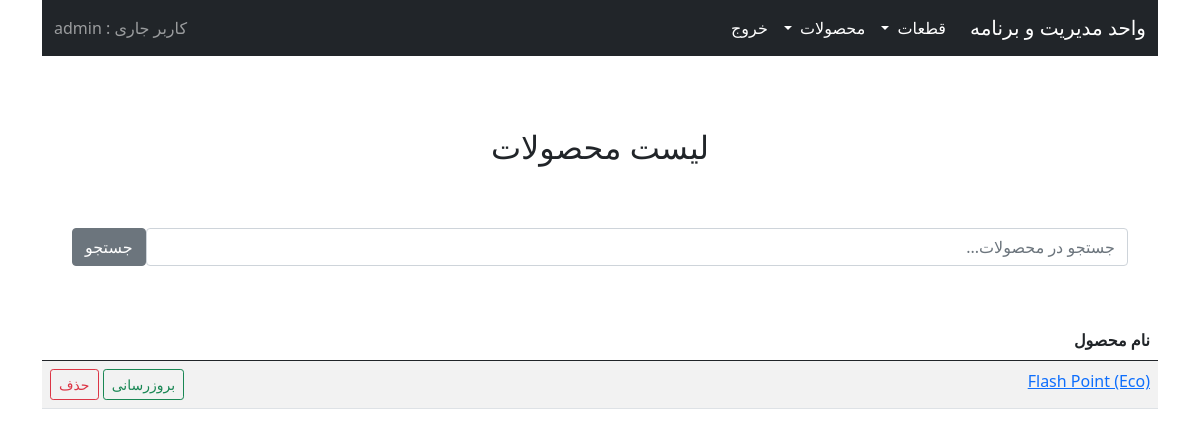
Before: /support/products/list/ (signed in) with the older database file.
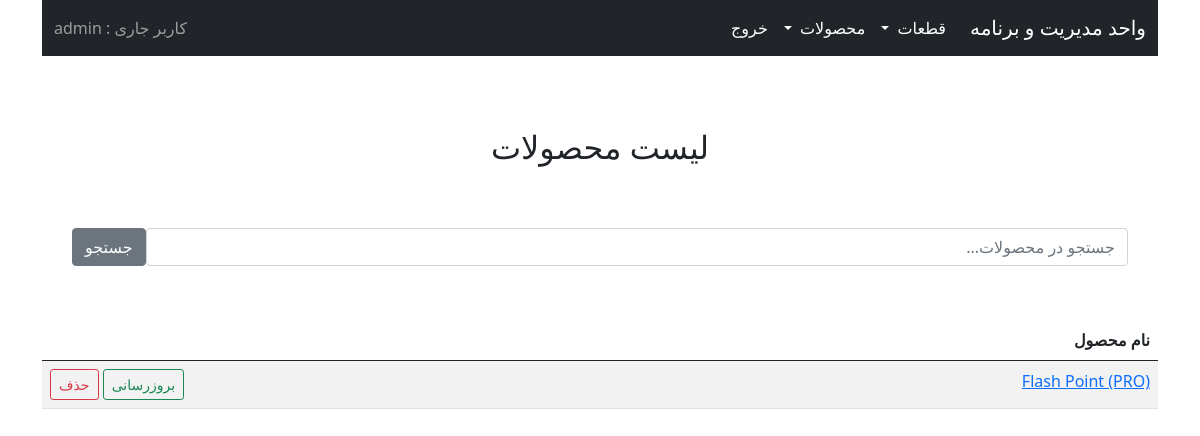
After: the same page with the newer database file.
### support/models.py (models this page shows)
class Product(models.Model):
    product_models = (
        ('BASIC', 'BASIC'),
        ('ECO', 'ECONOMY'),
        ('PRO', 'PROFESSIONAL'),
        ('FULL', 'FULL'),
    )
    product_name = models.CharField(verbose_name=_('product name'), max_length=200)
    product_model = models.CharField(verbose_name=_('Product model'), max_length=200, choices=product_models, default='eco')
    product_part = models.ManyToManyField(Part, through='PartPack', blank=True)
    class Meta:
        verbose_name = _('product')
        verbose_name_plural = _('products')
    def __str__(self):
        return "%s (%s)" % (self.product_name, self.product_model)

### support/views.py (the view)
# urls.py: path('products/list/', views.product_list, name='product-list'),
def product_list(request):
    if request.method == 'POST':
        searched_item = request.POST['searched_item']
        products_list = Product.objects.filter(Q(product_name__contains=searched_item)).order_by('product_name')
    else:
        products_list = Product.objects.all().order_by('product_name')
        searched_item = ''
    return render(request, 'support/products_list.html',
                  {'products_list': products_list, 'searched_item': searched_item})

### support/templates/support/products_list.html (shortened to what this page needs)
{% extends 'mainapp/base.html' %}
{% block content %}
{% include './navbar.html' %}
<br>
<br>
<br>
<center>
<h2>لیست محصولات</h2>
</center>
<br>
      <form class="d-flex" style="padding: 30px" action="" method=POST>
        <input class="form-control" type="search" value="{{ searched_item }}" placeholder="جستجو در محصولات..." name="searched_item">
        <button class="btn btn-secondary" type="submit">جستجو</button>
      </form>
<br>
<table class="table table-striped table-hover table-responsive">
    <thead>
    <tr>
        <th scope="col">نام محصول</th>
        <th scope="col"></th>
    </tr>
    </thead>
    <tbody>
{% for product in products_list %}
   <tr>
       <td>
           <a href="{% url 'product-show' product.id %}"> {{ product }} </a>
       </td>
       <td align="left">
           <a href="{% url 'product-update' product.id %}" class="btn btn-outline-success btn-sm"> بروزرسانی </a>
           <a href="{% url 'product-delete' product.id %}" class="btn btn-outline-danger btn-sm"> حذف </a>
       </td>
   </tr>
{% endfor %}
    </tbody>
</table>
{% endblock %}

Changed rows visible on the page:
removed Product: product_name+product_model "Flash Point (Eco)"
added Product: product_name+product_model "Flash Point (PRO)"
